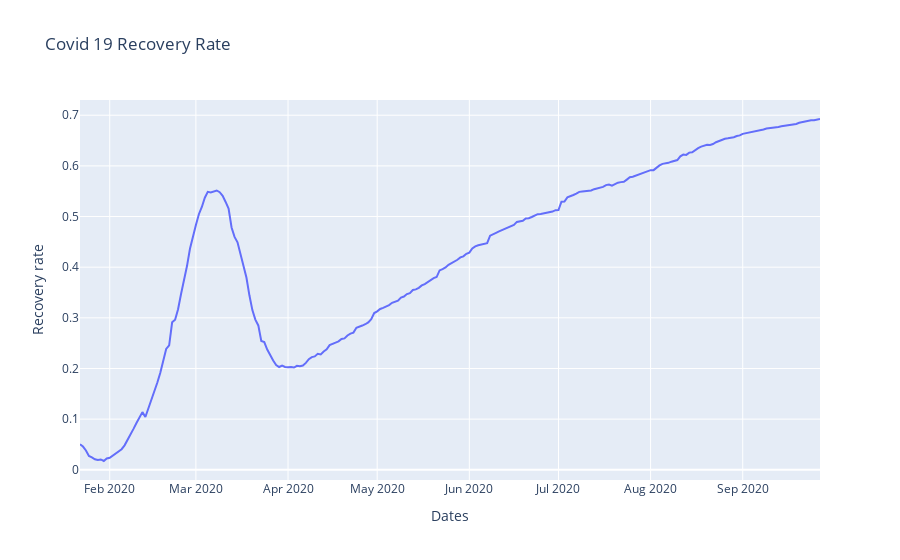

Notebook code for this chart:
### Code cell
#plotting the recovery rate :
world_total['Recovery rate'] =  world_total['Recovered cases'] / world_total['Confirmed cases']
fig = px.line( data_frame = world_total,  x = world_total.index, y = 'Recovery rate',
              title ='Covid 19 Recovery Rate' )
fig.show()

### Figure 1 — Plotly figure (JSON) as saved in the notebook; plotly's stock layout.template omitted (floating-point values rounded to 4 significant figures; data arrays with more than 128 entries replaced by an {"elided": "..."} marker saying what was removed)
{"data": [{"hovertemplate": "Dates=%{x}<br>Recovery rate=%{y}<extra></extra>", "legendgroup": "", "line": {"color": "#636efa", "dash": "solid"}, "mode": "lines", "name": "", "orientation": "v", "showlegend": false, "type": "scatter", "x": {"elided": "250 str values"}, "xaxis": "x", "y": {"elided": "250 float values"}, "yaxis": "y"}], "layout": {"legend": {"tracegroupgap": 0}, "title": {"text": "Covid 19 Recovery Rate"}, "xaxis": {"anchor": "y", "domain": [0, 1], "title": {"text": "Dates"}}, "yaxis": {"anchor": "x", "domain": [0, 1], "title": {"text": "Recovery rate"}}}}
